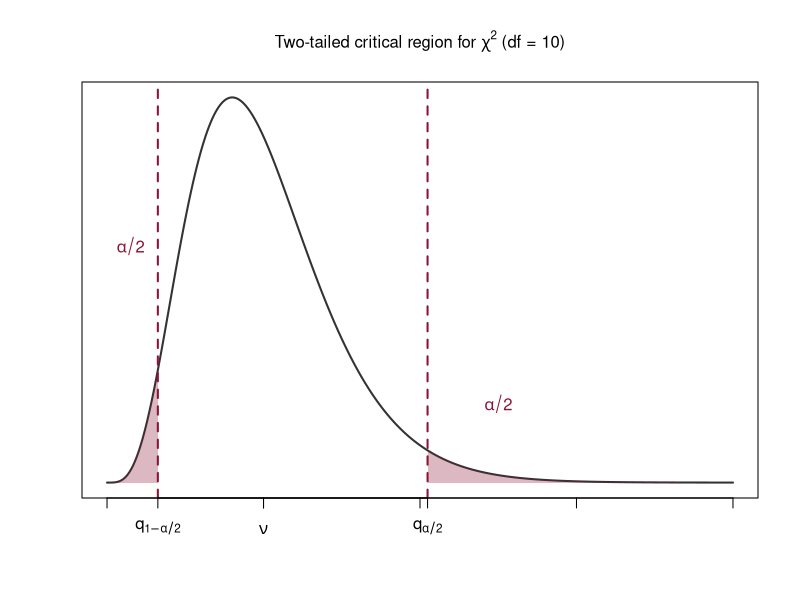

Write the R code that produced this figure.
## ---- chunk 1
library(ggplot2)
library(dplyr)

iscal_burgundy <- "#8B1538"
iscal_dark_burgundy <- "#6B1028"
iscal_blue <- "#0066CC"
iscal_accent <- "#D4AF37"
iscal_dark_gray <- "#333333"
iscal_light_gray <- "#F5F5F5"
## ---- chunk 2
#| echo: false
#| fig-width: 8
#| fig-height: 3.5
#| fig-align: center

x <- seq(0, 40, length = 500)
y <- dchisq(x, df = 10)

plot(x, y, type = "l", lwd = 2, col = iscal_dark_gray,
     xlab = "", ylab = "", yaxt = "n", xaxt = "n",
     main = expression("Two-tailed critical region for " * chi^2 * " (df = 10)"),
     cex.main = 1)

q_low <- qchisq(0.025, 10)
q_high <- qchisq(0.975, 10)

x_left <- seq(0, q_low, length = 100)
x_right <- seq(q_high, 40, length = 100)
polygon(c(x_left, rev(x_left)), c(dchisq(x_left, 10), rep(0, 100)),
        col = adjustcolor(iscal_burgundy, alpha = 0.3), border = NA)
polygon(c(x_right, rev(x_right)), c(dchisq(x_right, 10), rep(0, 100)),
        col = adjustcolor(iscal_burgundy, alpha = 0.3), border = NA)

abline(v = c(q_low, q_high), lty = 2, col = iscal_burgundy, lwd = 2)
axis(1, labels = FALSE)
axis(1, at = c(q_low, 10, q_high),
     labels = c(expression(q[1-alpha/2]), expression(nu), expression(q[alpha/2])))
text(1.5, 0.06, expression(alpha/2), col = iscal_burgundy, cex = 1)
text(25, 0.02, expression(alpha/2), col = iscal_burgundy, cex = 1)
